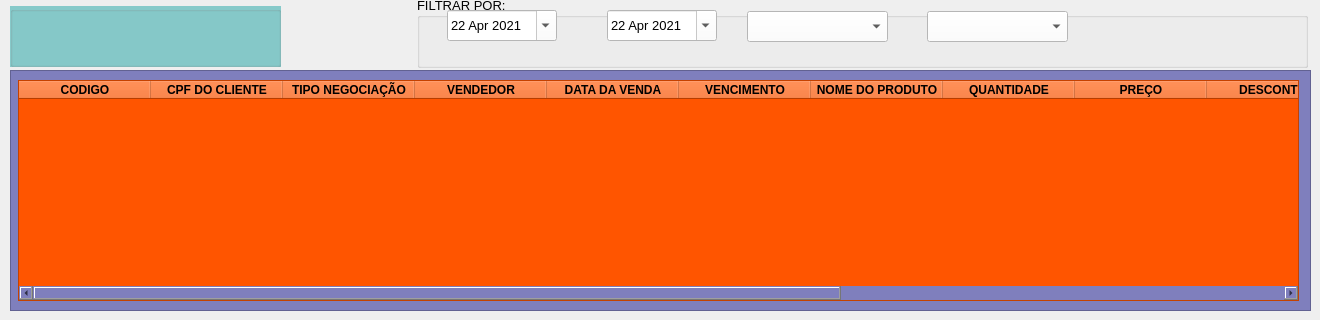
        <widget class="QWidget" name="tab_9">
         <attribute name="icon">
          <iconset>
           <normaloff>../Imagens/excel.png</normaloff>../Imagens/excel.png</iconset>
         </attribute>
         <attribute name="title">
          <string>ENTRADAS E SAIDAS</string>
         </attribute>
         <widget class="QFrame" name="frame_23">
          <property name="geometry">
           <rect>
            <x>10</x>
            <y>70</y>
            <width>1301</width>
            <height>241</height>
           </rect>
          </property>
          <property name="styleSheet">
           <string notr="true">background-color: rgb(127, 127, 189);</string>
          </property>
          <property name="frameShape">
           <enum>QFrame::StyledPanel</enum>
          </property>
          <property name="frameShadow">
           <enum>QFrame::Raised</enum>
          </property>
          <widget class="QTableWidget" name="tableWidget_7">
           <property name="enabled">
            <bool>true</bool>
           </property>
           <property name="geometry">
            <rect>
             <x>8</x>
             <y>10</y>
             <width>1281</width>
             <height>221</height>
            </rect>
           </property>
           <property name="font">
            <font>
             <family>Arial</family>
             <pointsize>10</pointsize>
             <weight>50</weight>
             <bold>false</bold>
            </font>
           </property>
           <property name="styleSheet">
            <string notr="true">background-color: rgb(255, 255, 255);
background-color: rgb(255, 85, 0);</string>
           </property>
           <property name="alternatingRowColors">
            <bool>true</bool>
           </property>
           <property name="verticalScrollMode">
            <enum>QAbstractItemView::ScrollPerPixel</enum>
           </property>
           <property name="horizontalScrollMode">
            <enum>QAbstractItemView::ScrollPerPixel</enum>
           </property>
           <attribute name="horizontalHeaderDefaultSectionSize">
            <number>132</number>
           </attribute>
           <attribute name="verticalHeaderMinimumSectionSize">
            <number>25</number>
           </attribute>
           <attribute name="verticalHeaderDefaultSectionSize">
            <number>25</number>
           </attribute>
           <column>
            <property name="text">
             <string>CODIGO</string>
            </property>
            <property name="font">
             <font>
              <weight>75</weight>
              <bold>true</bold>
             </font>
            </property>
            <property name="background">
             <color>
              <red>85</red>
              <green>170</green>
              <blue>255</blue>
             </color>
            </property>
           </column>
           <column>
            <property name="text">
             <string>CPF DO CLIENTE</string>
            </property>
            <property name="font">
             <font>
              <weight>75</weight>
              <bold>true</bold>
             </font>
            </property>
            <property name="background">
             <color>
              <red>85</red>
              <green>170</green>
              <blue>255</blue>
             </color>
            </property>
           </column>
           <column>
            <property name="text">
             <string>TIPO NEGOCIAÇÃO</string>
            </property>
            <property name="font">
             <font>
              <weight>75</weight>
              <bold>true</bold>
             </font>
            </property>
            <property name="background">
             <color>
              <red>85</red>
              <green>170</green>
              <blue>255</blue>
             </color>
            </property>
           </column>
           <column>
            <property name="text">
             <string>VENDEDOR</string>
            </property>
            <property name="font">
             <font>
              <weight>75</weight>
              <bold>true</bold>
             </font>
            </property>
            <property name="background">
             <color>
              <red>85</red>
              <green>170</green>
              <blue>255</blue>
             </color>
            </property>
           </column>
           <column>
            <property name="text">
             <string>DATA DA VENDA</string>
            </property>
            <property name="font">
             <font>
              <weight>75</weight>
              <bold>true</bold>
             </font>
            </property>
            <property name="background">
             <color>
              <red>85</red>
              <green>170</green>
              <blue>255</blue>
             </color>
            </property>
           </column>
           <column>
            <property name="text">
             <string>VENCIMENTO</string>
            </property>
            <property name="font">
             <font>
              <weight>75</weight>
              <bold>true</bold>
             </font>
            </property>
            <property name="background">
             <color>
              <red>85</red>
              <green>170</green>
              <blue>255</blue>
             </color>
            </property>
           </column>
           <column>
            <property name="text">
             <string>NOME DO PRODUTO</string>
            </property>
            <property name="font">
             <font>
              <weight>75</weight>
              <bold>true</bold>
             </font>
            </property>
            <property name="background">
             <color>
              <red>85</red>
              <green>170</green>
              <blue>255</blue>
             </color>
            </property>
           </column>
           <column>
            <property name="text">
             <string>QUANTIDADE</string>
            </property>
            <property name="font">
             <font>
              <weight>75</weight>
              <bold>true</bold>
             </font>
            </property>
            <property name="background">
             <color>
              <red>85</red>
              <green>170</green>
              <blue>255</blue>
             </color>
            </property>
           </column>
           <column>
            <property name="text">
             <string>PREÇO</string>
            </property>
            <property name="font">
             <font>
              <weight>75</weight>
              <bold>true</bold>
             </font>
            </property>
            <property name="background">
             <color>
              <red>255</red>
              <green>0</green>
              <blue>0</blue>
             </color>
            </property>
           </column>
           <column>
            <property name="text">
             <string>DESCONTO</string>
            </property>
            <property name="font">
             <font>
              <weight>75</weight>
              <bold>true</bold>
             </font>
            </property>
            <property name="background">
             <color>
              <red>255</red>
              <green>0</green>
              <blue>0</blue>
             </color>
            </property>
           </column>
           <column>
            <property name="text">
             <string>VALOR TOTAL</string>
            </property>
            <property name="font">
             <font>
              <weight>75</weight>
              <bold>true</bold>
             </font>
            </property>
            <property name="background">
             <color>
              <red>85</red>
              <green>170</green>
              <blue>255</blue>
             </color>
            </property>
           </column>
           <column>
            <property name="text">
             <string>NATUREZA DA VENDA</string>
            </property>
            <property name="font">
             <font>
              <weight>75</weight>
              <bold>true</bold>
             </font>
            </property>
            <property name="background">
             <color>
              <red>85</red>
              <green>170</green>
              <blue>255</blue>
             </color>
            </property>
           </column>
           <column>
            <property name="text">
             <string>PERCELAS</string>
            </property>
            <property name="font">
             <font>
              <weight>75</weight>
              <bold>true</bold>
             </font>
            </property>
            <property name="background">
             <color>
              <red>85</red>
              <green>170</green>
              <blue>255</blue>
             </color>
            </property>
           </column>
           <column>
            <property name="text">
             <string>OBSERVAÇÃO</string>
            </property>
            <property name="font">
             <font>
              <weight>75</weight>
              <bold>true</bold>
             </font>
            </property>
            <property name="background">
             <color>
              <red>85</red>
              <green>170</green>
              <blue>255</blue>
             </color>
            </property>
           </column>
           <column>
            <property name="text">
             <string>ENTRADA E SAIDA</string>
            </property>
            <property name="font">
             <font>
              <weight>75</weight>
              <bold>true</bold>
             </font>
            </property>
            <property name="background">
             <color>
              <red>85</red>
              <green>170</green>
              <blue>255</blue>
             </color>
            </property>
           </column>
          </widget>
         </widget>
         <widget class="QGroupBox" name="groupBox_20">
          <property name="geometry">
           <rect>
            <x>417</x>
            <y>-3</y>
            <width>891</width>
            <height>71</height>
           </rect>
          </property>
          <property name="font">
           <font>
            <pointsize>10</pointsize>
           </font>
          </property>
          <property name="title">
           <string>FILTRAR POR:</string>
          </property>
          <widget class="QDateEdit" name="dateEdit_12">
           <property name="geometry">
            <rect>
             <x>30</x>
             <y>13</y>
             <width>110</width>
             <height>31</height>
            </rect>
           </property>
           <property name="cursor">
            <cursorShape>PointingHandCursor</cursorShape>
           </property>
           <property name="styleSheet">
            <string notr="true">background-color: rgb(255, 255, 255);
color: rgb(0, 0, 0);</string>
           </property>
           <property name="currentSection">
            <enum>QDateTimeEdit::MonthSection</enum>
           </property>
           <property name="calendarPopup">
            <bool>true</bool>
           </property>
           <property name="currentSectionIndex">
            <number>1</number>
           </property>
           <property name="timeSpec">
            <enum>Qt::UTC</enum>
           </property>
           <property name="date">
            <date>
             <year>2021</year>
             <month>4</month>
             <day>22</day>
            </date>
           </property>
          </widget>
          <widget class="QDateEdit" name="dateEdit_13">
           <property name="geometry">
            <rect>
             <x>190</x>
             <y>13</y>
             <width>110</width>
             <height>31</height>
            </rect>
           </property>
           <property name="cursor">
            <cursorShape>PointingHandCursor</cursorShape>
           </property>
           <property name="styleSheet">
            <string notr="true">background-color: rgb(255, 255, 255);
color: rgb(0, 0, 0);</string>
           </property>
           <property name="calendarPopup">
            <bool>true</bool>
           </property>
           <property name="date">
            <date>
             <year>2021</year>
             <month>4</month>
             <day>22</day>
            </date>
           </property>
          </widget>
          <widget class="QComboBox" name="comboBox">
           <property name="geometry">
            <rect>
             <x>330</x>
             <y>14</y>
             <width>141</width>
             <height>31</height>
            </rect>
           </property>
           <property name="font">
            <font>
             <pointsize>10</pointsize>
            </font>
           </property>
           <property name="cursor">
            <cursorShape>PointingHandCursor</cursorShape>
           </property>
           <property name="styleSheet">
            <string notr="true">background-color: rgb(255, 255, 255);
color: rgb(0, 0, 0);</string>
           </property>
          </widget>
          <widget class="QComboBox" name="comboBox_4">
           <property name="geometry">
            <rect>
             <x>510</x>
             <y>14</y>
             <width>141</width>
             <height>31</height>
            </rect>
           </property>
           <property name="font">
            <font>
             <pointsize>10</pointsize>
            </font>
           </property>
           <property name="cursor">
            <cursorShape>PointingHandCursor</cursorShape>
           </property>
           <property name="styleSheet">
            <string notr="true">background-color: rgb(255, 255, 255);
color: rgb(0, 0, 0);</string>
           </property>
          </widget>
          <widget class="QPushButton" name="pushButton_3">
           <property name="geometry">
            <rect>
             <x>679</x>
             <y>10</y>
             <width>81</width>
             <height>51</height>
            </rect>
           </property>
           <property name="font">
            <font>
             <pointsize>10</pointsize>
             <weight>75</weight>
             <bold>true</bold>
            </font>
           </property>
           <property name="cursor">
            <cursorShape>PointingHandCursor</cursorShape>
           </property>
           <property name="focusPolicy">
            <enum>Qt::NoFocus</enum>
           </property>
           <property name="styleSheet">
            <string notr="true"/>
           </property>
           <property name="text">
            <string/>
           </property>
           <property name="icon">
            <iconset>
             <normaloff>../Imagens/lupa.ico</normaloff>../Imagens/lupa.ico</iconset>
           </property>
           <property name="iconSize">
            <size>
             <width>50</width>
             <height>45</height>
            </size>
           </property>
           <property name="autoDefault">
            <bool>true</bool>
           </property>
           <property name="flat">
            <bool>true</bool>
           </property>
          </widget>
         </widget>
         <widget class="QGroupBox" name="groupBox_22">
          <property name="geometry">
           <rect>
            <x>10</x>
            <y>6</y>
            <width>271</width>
            <height>61</height>
           </rect>
          </property>
          <property name="styleSheet">
           <string notr="true">background-color: rgb(135, 202, 202);</string>
          </property>
          <property name="title">
           <string/>
          </property>
          <widget class="QPushButton" name="geraexcel_4">
           <property name="geometry">
            <rect>
             <x>10</x>
             <y>10</y>
             <width>51</width>
             <height>41</height>
            </rect>
           </property>
           <property name="font">
            <font>
             <pointsize>8</pointsize>
             <weight>75</weight>
             <bold>true</bold>
            </font>
           </property>
           <property name="cursor">
            <cursorShape>PointingHandCursor</cursorShape>
           </property>
           <property name="focusPolicy">
            <enum>Qt::NoFocus</enum>
           </property>
           <property name="toolTip">
            <string>Gera relatorio em Excel</string>
           </property>
           <property name="styleSheet">
            <string notr="true"/>
           </property>
           <property name="text">
            <string/>
           </property>
           <property name="icon">
            <iconset>
             <normaloff>../Imagens/excel.png</normaloff>../Imagens/excel.png</iconset>
           </property>
           <property name="iconSize">
            <size>
             <width>70</width>
             <height>40</height>
            </size>
           </property>
           <property name="shortcut">
            <string/>
           </property>
           <property name="checkable">
            <bool>false</bool>
           </property>
           <property name="checked">
            <bool>false</bool>
           </property>
           <property name="autoDefault">
            <bool>true</bool>
           </property>
           <property name="flat">
            <bool>true</bool>
           </property>
          </widget>
          <widget class="QPushButton" name="geraexcel_5">
           <property name="geometry">
            <rect>
             <x>200</x>
             <y>10</y>
             <width>51</width>
             <height>41</height>
            </rect>
           </property>
           <property name="font">
            <font>
             <pointsize>8</pointsize>
             <weight>75</weight>
             <bold>true</bold>
            </font>
           </property>
           <property name="cursor">
            <cursorShape>PointingHandCursor</cursorShape>
           </property>
           <property name="focusPolicy">
            <enum>Qt::NoFocus</enum>
           </property>
           <property name="toolTip">
            <string>enviar email</string>
           </property>
           <property name="styleSheet">
            <string notr="true"/>
           </property>
           <property name="text">
            <string/>
           </property>
           <property name="icon">
            <iconset>
             <normaloff>../Imagens/o-email.png</normaloff>../Imagens/o-email.png</iconset>
           </property>
           <property name="iconSize">
            <size>
             <width>70</width>
             <height>40</height>
            </size>
           </property>
           <property name="shortcut">
            <string/>
           </property>
           <property name="checkable">
            <bool>false</bool>
           </property>
           <property name="checked">
            <bool>false</bool>
           </property>
           <property name="autoDefault">
            <bool>true</bool>
           </property>
           <property name="flat">
            <bool>true</bool>
           </property>
          </widget>
          <widget class="QPushButton" name="pushButton_26">
           <property name="enabled">
            <bool>true</bool>
           </property>
           <property name="geometry">
            <rect>
             <x>100</x>
             <y>10</y>
             <width>51</width>
             <height>47</height>
            </rect>
           </property>
           <property name="font">
            <font>
             <pointsize>10</pointsize>
             <weight>75</weight>
             <bold>true</bold>
            </font>
           </property>
           <property name="cursor">
            <cursorShape>PointingHandCursor</cursorShape>
           </property>
           <property name="focusPolicy">
            <enum>Qt::NoFocus</enum>
           </property>
           <property name="toolTip">
            <string>Cancelar venda</string>
           </property>
           <property name="styleSheet">
            <string notr="true"/>
           </property>
           <property name="text">
            <string/>
           </property>
           <property name="icon">
            <iconset>
             <normaloff>../Imagens/fdelete_256.ico</normaloff>../Imagens/fdelete_256.ico</iconset>
           </property>
           <property name="iconSize">
            <size>
             <width>48</width>
             <height>72</height>
            </size>
           </property>
           <property name="autoDefault">
            <bool>true</bool>
           </property>
           <property name="flat">
            <bool>true</bool>
           </property>
          </widget>
         </widget>
        </widget>
